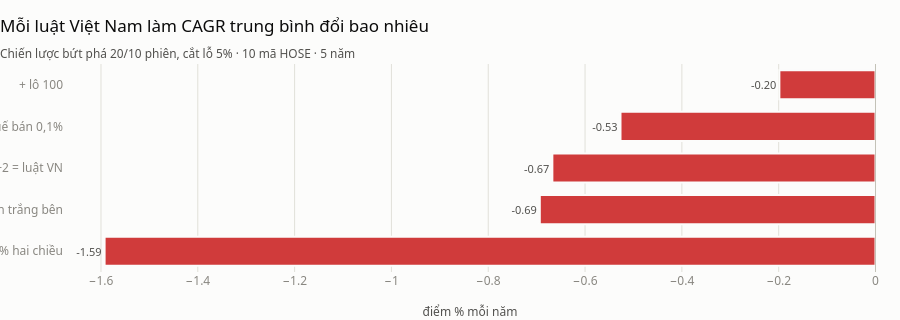

Notebook cell for this chart:
### Code cell
buoc = tong["CAGR trung bình"].diff().dropna() * 100
bar_ngang(
    pd.DataFrame({"luat": buoc.index.str.split(" · ").str[1], "doi": buoc.values}),
    nhan="luat",
    gia_tri="doi",
    tieu_de="Mỗi luật Việt Nam làm CAGR trung bình đổi bao nhiêu",
    phu_de=f"Chiến lược bứt phá 20/10 phiên, cắt lỗ 5% · {len(RO)} mã HOSE · {SO_NAM} năm",
    nhan_x="điểm % mỗi năm",
    dinh_dang_nhan="{:+.2f}",
)

### Figure 1 — Plotly figure (JSON) as saved in the notebook; plotly's stock layout.template omitted (floating-point values rounded to 4 significant figures)
{"data": [{"cliponaxis": false, "hovertemplate": "%{y}: %{x:,.2f}<extra></extra>", "marker": {"color": ["#d03b3b", "#d03b3b", "#d03b3b", "#d03b3b", "#d03b3b"], "line": {"color": "#fcfcfb", "width": 2}}, "orientation": "h", "text": ["-1.59", "-0.69", "-0.67", "-0.53", "-0.20"], "textfont": {"color": "#52514e", "size": 11}, "textposition": "outside", "type": "bar", "x": [-1.593, -0.6935, -0.6675, -0.5268, -0.1986], "y": ["+ phí 0,15% hai chiều", "+ chặn trần/sàn trắng bên", "+ T+2 = luật VN", "+ thuế bán 0,1%", "+ lô 100"]}], "layout": {"bargap": 0.3, "height": 320, "shapes": [{"line": {"color": "#c3c2b7", "width": 1}, "type": "line", "x0": 0, "x1": 0, "xref": "x", "y0": 0, "y1": 1, "yref": "y domain"}], "showlegend": false, "title": {"text": "Mỗi luật Việt Nam làm CAGR trung bình đổi bao nhiêu<br><sub style='color:#52514e'>Chiến lược bứt phá 20/10 phiên, cắt lỗ 5% · 10 mã HOSE · 5 năm</sub>"}, "xaxis": {"gridcolor": "#e1e0d9", "showgrid": true, "title": {"text": "điểm % mỗi năm"}}, "yaxis": {"showgrid": false, "type": "category"}}}
